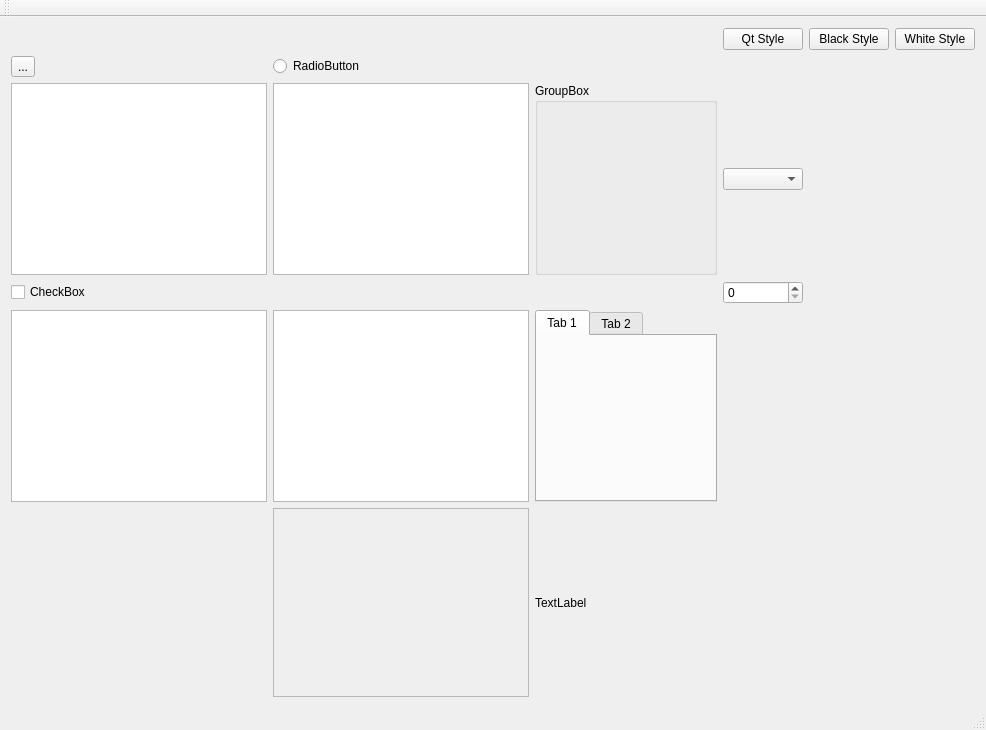
<?xml version="1.0" encoding="UTF-8"?>
<ui version="4.0">
 <class>UseQssClass</class>
 <widget class="QMainWindow" name="UseQssClass">
  <property name="geometry">
   <rect>
    <x>0</x>
    <y>0</y>
    <width>986</width>
    <height>730</height>
   </rect>
  </property>
  <property name="windowTitle">
   <string>UseQss</string>
  </property>
  <widget class="QWidget" name="centralWidget">
   <layout class="QGridLayout" name="gridLayout">
    <item row="1" column="0">
     <widget class="QToolButton" name="toolButton">
      <property name="text">
       <string>...</string>
      </property>
     </widget>
    </item>
    <item row="5" column="5">
     <spacer name="verticalSpacer">
      <property name="orientation">
       <enum>Qt::Vertical</enum>
      </property>
      <property name="sizeHint" stdset="0">
       <size>
        <width>20</width>
        <height>40</height>
       </size>
      </property>
     </spacer>
    </item>
    <item row="3" column="0">
     <widget class="QCheckBox" name="checkBox">
      <property name="text">
       <string>CheckBox</string>
      </property>
     </widget>
    </item>
    <item row="0" column="0">
     <spacer name="horizontalSpacer">
      <property name="orientation">
       <enum>Qt::Horizontal</enum>
      </property>
      <property name="sizeHint" stdset="0">
       <size>
        <width>40</width>
        <height>20</height>
       </size>
      </property>
     </spacer>
    </item>
    <item row="1" column="1">
     <widget class="QRadioButton" name="radioButton">
      <property name="text">
       <string>RadioButton</string>
      </property>
     </widget>
    </item>
    <item row="2" column="0">
     <widget class="QListView" name="listView"/>
    </item>
    <item row="4" column="0">
     <widget class="QColumnView" name="columnView"/>
    </item>
    <item row="4" column="1">
     <widget class="QTableView" name="tableView"/>
    </item>
    <item row="2" column="1">
     <widget class="QListWidget" name="listWidget"/>
    </item>
    <item row="2" column="2">
     <widget class="QGroupBox" name="groupBox">
      <property name="title">
       <string>GroupBox</string>
      </property>
     </widget>
    </item>
    <item row="4" column="2">
     <widget class="QTabWidget" name="tabWidget">
      <widget class="QWidget" name="tab">
       <attribute name="title">
        <string>Tab 1</string>
       </attribute>
      </widget>
      <widget class="QWidget" name="tab_2">
       <attribute name="title">
        <string>Tab 2</string>
       </attribute>
      </widget>
     </widget>
    </item>
    <item row="5" column="0">
     <widget class="QWidget" name="widget" native="true"/>
    </item>
    <item row="5" column="1">
     <widget class="QFrame" name="frame">
      <property name="frameShape">
       <enum>QFrame::StyledPanel</enum>
      </property>
      <property name="frameShadow">
       <enum>QFrame::Raised</enum>
      </property>
     </widget>
    </item>
    <item row="5" column="2">
     <widget class="QLabel" name="label">
      <property name="text">
       <string>TextLabel</string>
      </property>
     </widget>
    </item>
    <item row="3" column="3">
     <widget class="QSpinBox" name="spinBox"/>
    </item>
    <item row="2" column="3">
     <widget class="QComboBox" name="comboBox"/>
    </item>
    <item row="0" column="3">
     <widget class="QPushButton" name="qtStyleBtn">
      <property name="text">
       <string>Qt Style</string>
      </property>
     </widget>
    </item>
    <item row="0" column="4">
     <widget class="QPushButton" name="blackStyleBtn">
      <property name="text">
       <string>Black Style</string>
      </property>
     </widget>
    </item>
    <item row="0" column="5">
     <widget class="QPushButton" name="whiteStyleBtn">
      <property name="text">
       <string>White Style</string>
      </property>
     </widget>
    </item>
   </layout>
  </widget>
  <widget class="QMenuBar" name="menuBar">
   <property name="geometry">
    <rect>
     <x>0</x>
     <y>0</y>
     <width>986</width>
     <height>26</height>
    </rect>
   </property>
  </widget>
  <widget class="QToolBar" name="mainToolBar">
   <attribute name="toolBarArea">
    <enum>TopToolBarArea</enum>
   </attribute>
   <attribute name="toolBarBreak">
    <bool>false</bool>
   </attribute>
  </widget>
  <widget class="QStatusBar" name="statusBar"/>
 </widget>
 <layoutdefault spacing="6" margin="11"/>
 <resources>
  <include location="UseQss.qrc"/>
 </resources>
 <connections/>
</ui>
